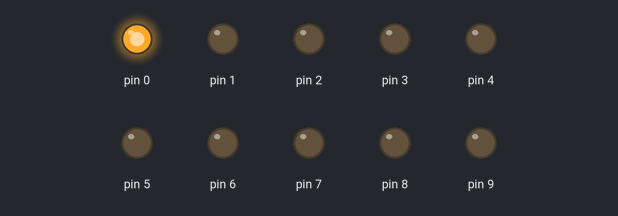
This sketch was run on a simulated Arduino Uno, built with avr-gcc and run on an emulated ATmega328P. On the bench: output pins drawn as LEDs (lit = HIGH).

Above: at 0.03 s.
At 0.45 s:
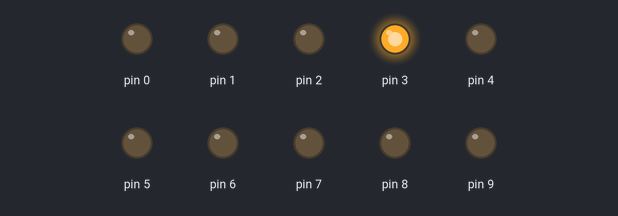
At 0.8 s:
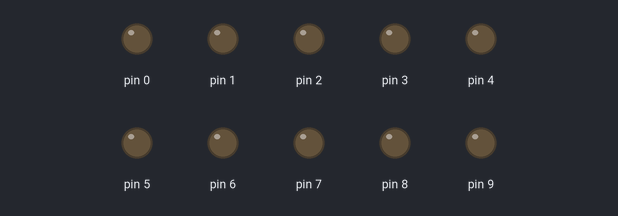
At 1.57 s:
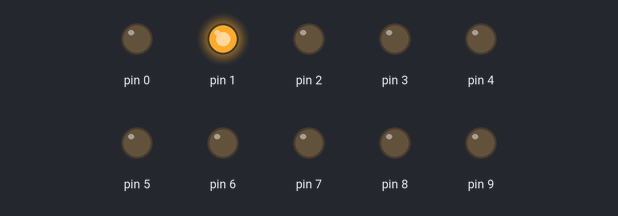
At 2.27 s:
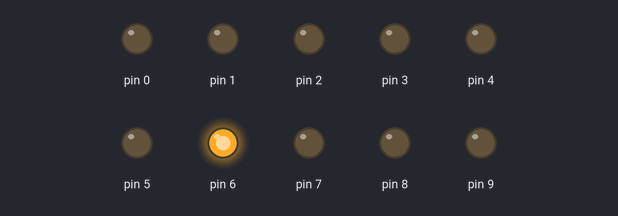
At 3.11 s:
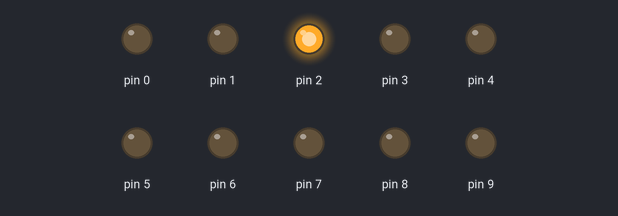
Timing chart, 0 to 3.4 s (numbered marks = the images above):
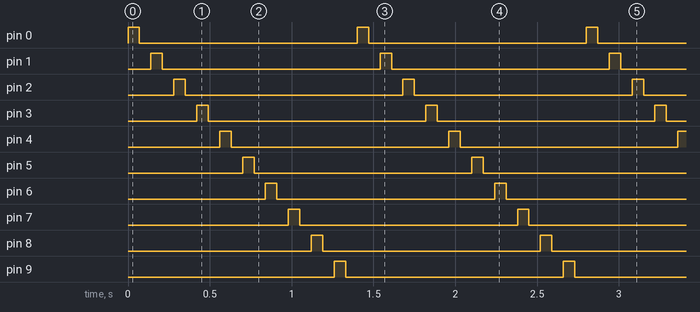

Measured:
- by itself, pin 0–9: alternates HIGH for 0.07 s and LOW for 1.3 s
- by itself, everything shown: repeats every 1.4 s, in 20 steps

The sketch:

Practica_02.ino
```cpp
int tiempo = 70;  // Tiempo de espera entre LEDs
int n;            // Variable auxiliar para recorrer los pines

void setup() {
  // Configura los pines 0 al 9 como salidas digitales
  for (n = 0; n <= 9; n++) {
    pinMode(n, OUTPUT);
  }
}

void loop() {
  // Encendido secuencial de los LEDs
  for (n = 0; n <= 9; n++) {
    digitalWrite(n, HIGH); // Enciende el LED actual
    delay(tiempo);         // Espera
    digitalWrite(n, LOW);  // Apaga el LED
    delay(tiempo);         // Pausa antes del siguiente
  }
}
```
